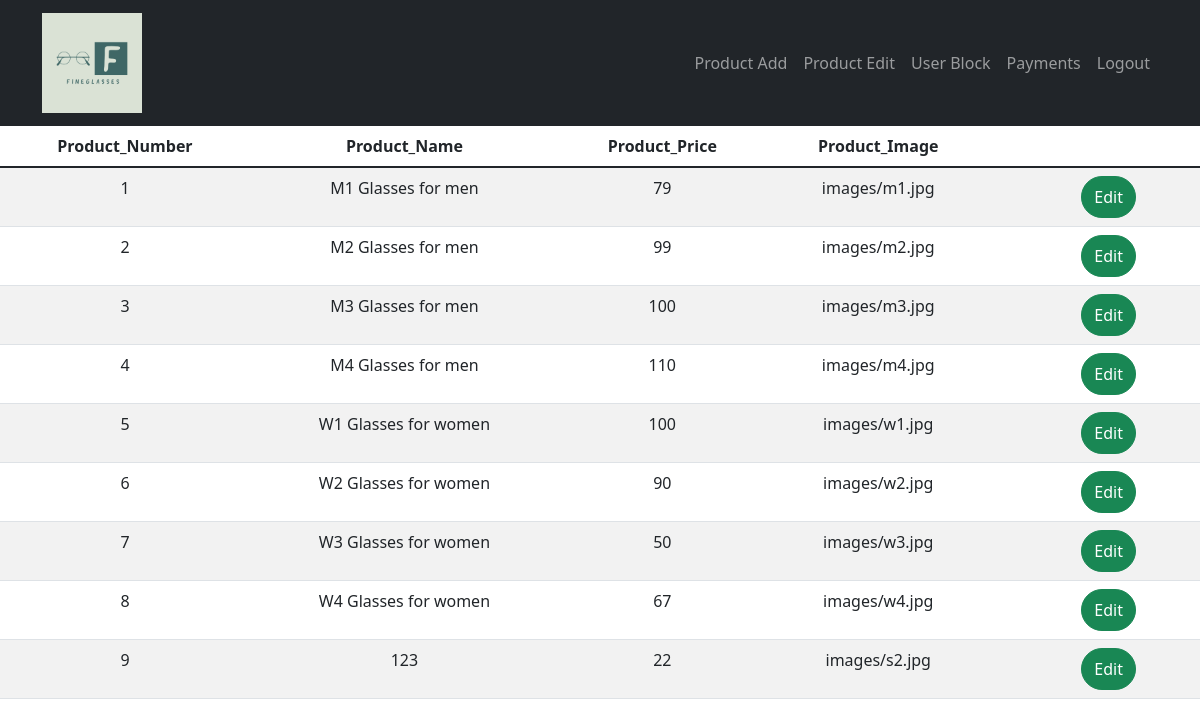
/product_list.php (signed in), run on the app's committed database.
### tables this page shows
CREATE TABLE `products` (
  `id` int(11) NOT NULL,
  `name` varchar(200) NOT NULL,
  `price` double NOT NULL,
  `photo` varchar(150) NOT NULL,
  `category` int(14) NOT NULL
);

### product_list.php (the view, shortened to what this page needs)
<?php
require_once ("config.php");
?>
<!DOCTYPE html>
<html lang="en">
<head>
    <link href="https://cdn.jsdelivr.net/npm/bootstrap@5.1.1/dist/css/bootstrap.min.css" rel="stylesheet">
    <link rel="stylesheet" href="https://cdn.jsdelivr.net/bxslider/4.2.12/jquery.bxslider.css">
</head>
<header>
    <nav class="navbar navbar-expand-lg navbar-dark bg-dark static-top">
        <div class="container">
            <a class="navbar-brand" href="#">
                <img src="Logo.jpg.jpeg" alt="..." height="100">
            </a>
            <div class="collapse navbar-collapse" id="navbarSupportedContent">
                <ul class="navbar-nav ms-auto">
                    <li class="nav-item">
                        <a class="nav-link" href="dashboard.php">Product Add</a>
                    </li>
                    <li class="nav-item">
                        <a class="nav-link" href="product_list.php">Product Edit</a>
                    </li>
                    <li class="nav-item">
                        <a class="nav-link" href="user_block.php">User Block</a>
                    </li>
                    <li class="nav-item">
                        <a class="nav-link" href="adminpay.php">Payments</a>
                    </li>
                    <li class="nav-item">
                        <a class="nav-link" href="adminlogout.php">Logout</a>
                    </li>
                </ul>
            </div>
        </div>
    </nav>
</header>
<body>
<table class="table table-striped">
    <thead style="text-align: center">
    <tr>
        <th scope="col">Product_Number</th>
        <th scope="col">Product_Name</th>
        <th scope="col">Product_Price</th>
        <th scope="col">Product_Image</th>
    </tr>
    </thead>
    <tbody style="text-align: center";>
    <?php
    $sql = "SELECT * FROM `products`";
    $result= mysqli_query($conn, $sql);
    if (mysqli_num_rows($result) > 0) {
        while ($row = mysqli_fetch_assoc($result)) {
            ?>
            <tr>
                <td><?php echo $row['id']; ?></td>
                <td><?php echo ucfirst($row['name']); ?></td>
                <td><?php echo $row['price']; ?></td>
                <td><?php echo $row['photo']; ?></td>
                <form action="<?php echo htmlspecialchars($_SERVER["PHP_SELF"]); ?>" method="post">
                    <td >
                    <td><a href="product_edit.php?id=<?php echo $row['id']; ?>"><input type="button" id="delete" class="btn btn-success rounded-pill py-2 btn-block" style="color: white;margin:0px  20px;" value="Edit"></a></td>
                </form>
            </tr>
            <?php
        }
    }
    else{
        echo "<tr style='color:orange;'><td colspan='8'>No Product...!</td></tr>";
    }
    ?>
    </tbody>
</table>
</body>
</html>

### product_list.php (style rules this page uses)
input,textarea { margin: 0px 500px; border:1px black solid; font-weight: bold; margin-left: auto; }

### data on the page
products: id "1", name "M1 Glasses for men", price "79", photo "images/m1.jpg"
products: id "2", name "M2 Glasses for men", price "99", photo "images/m2.jpg"
products: id "3", name "M3 Glasses for men", price "100", photo "images/m3.jpg"
products: id "4", name "M4 Glasses for men", price "110", photo "images/m4.jpg"
products: id "5", name "W1 Glasses for women", price "100", photo "images/w1.jpg"
products: id "6", name "W2 Glasses for women", price "90", photo "images/w2.jpg"
products: id "7", name "W3 Glasses for women", price "50", photo "images/w3.jpg"
products: id "8", name "W4 Glasses for women", price "67", photo "images/w4.jpg"
products: id "9", name "123", price "22", photo "images/s2.jpg"
